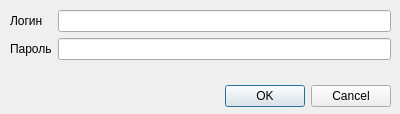
<?xml version="1.0" encoding="UTF-8"?>
<ui version="4.0">
 <class>DialogChangeUser</class>
 <widget class="QDialog" name="DialogChangeUser">
  <property name="geometry">
   <rect>
    <x>0</x>
    <y>0</y>
    <width>400</width>
    <height>114</height>
   </rect>
  </property>
  <property name="windowTitle">
   <string>Dialog</string>
  </property>
  <widget class="QDialogButtonBox" name="buttonBox">
   <property name="geometry">
    <rect>
     <x>220</x>
     <y>80</y>
     <width>171</width>
     <height>32</height>
    </rect>
   </property>
   <property name="orientation">
    <enum>Qt::Orientation::Horizontal</enum>
   </property>
   <property name="standardButtons">
    <set>QDialogButtonBox::StandardButton::Cancel|QDialogButtonBox::StandardButton::Ok</set>
   </property>
  </widget>
  <widget class="QWidget" name="formLayoutWidget">
   <property name="geometry">
    <rect>
     <x>10</x>
     <y>10</y>
     <width>381</width>
     <height>61</height>
    </rect>
   </property>
   <layout class="QFormLayout" name="formLayout">
    <item row="0" column="0">
     <widget class="QLabel" name="label">
      <property name="text">
       <string>Логин</string>
      </property>
     </widget>
    </item>
    <item row="1" column="0">
     <widget class="QLabel" name="label_2">
      <property name="text">
       <string>Пароль</string>
      </property>
     </widget>
    </item>
    <item row="0" column="1">
     <widget class="QLineEdit" name="line_edit_login"/>
    </item>
    <item row="1" column="1">
     <widget class="QLineEdit" name="line_edit_password"/>
    </item>
   </layout>
  </widget>
 </widget>
 <resources/>
 <connections>
  <connection>
   <sender>buttonBox</sender>
   <signal>accepted()</signal>
   <receiver>DialogChangeUser</receiver>
   <slot>accept()</slot>
   <hints>
    <hint type="sourcelabel">
     <x>248</x>
     <y>254</y>
    </hint>
    <hint type="destinationlabel">
     <x>157</x>
     <y>274</y>
    </hint>
   </hints>
  </connection>
  <connection>
   <sender>buttonBox</sender>
   <signal>rejected()</signal>
   <receiver>DialogChangeUser</receiver>
   <slot>reject()</slot>
   <hints>
    <hint type="sourcelabel">
     <x>316</x>
     <y>260</y>
    </hint>
    <hint type="destinationlabel">
     <x>286</x>
     <y>274</y>
    </hint>
   </hints>
  </connection>
 </connections>
</ui>
